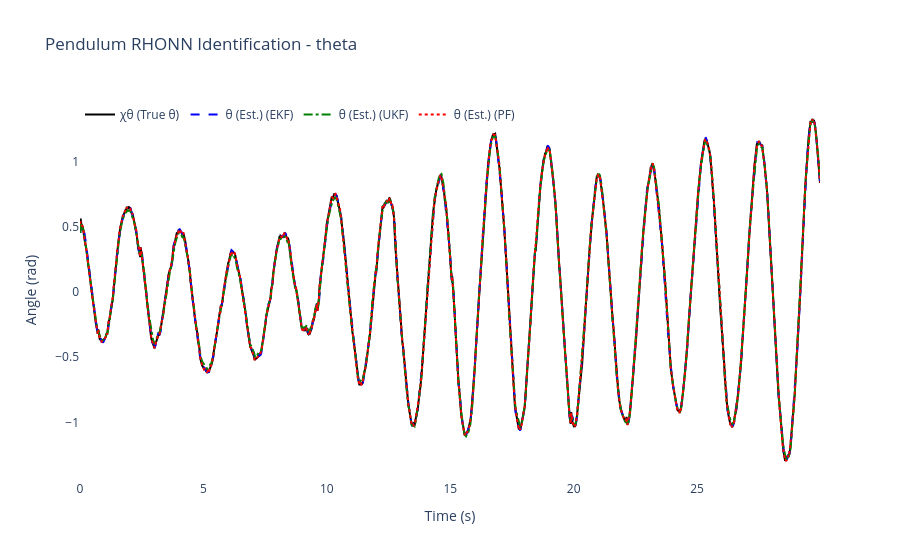
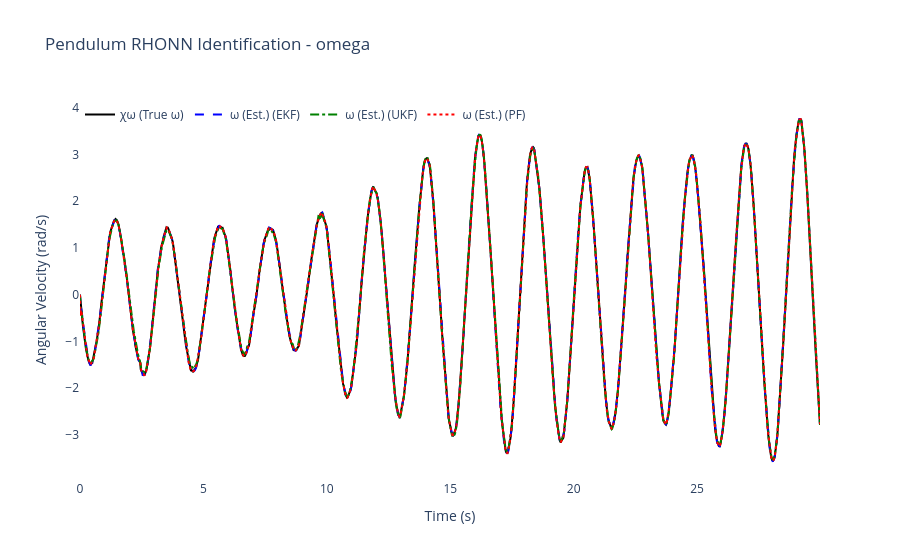
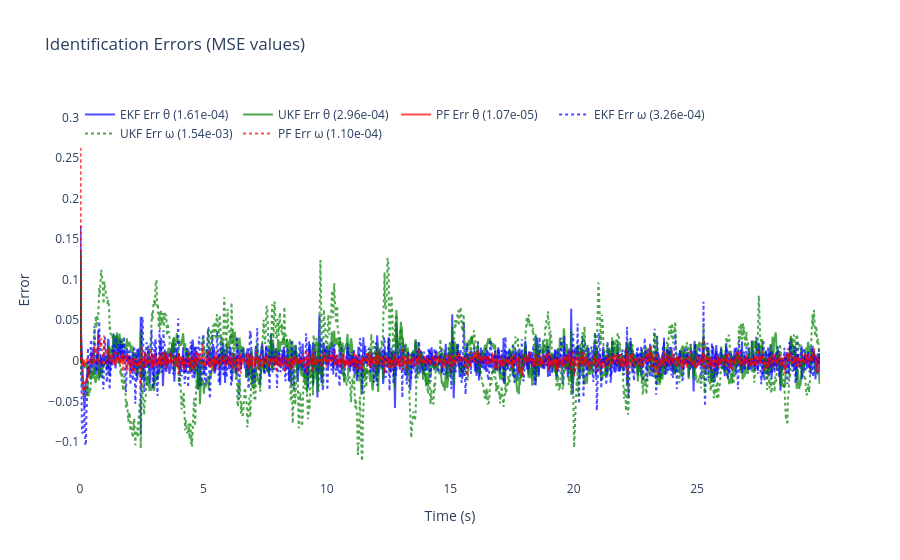
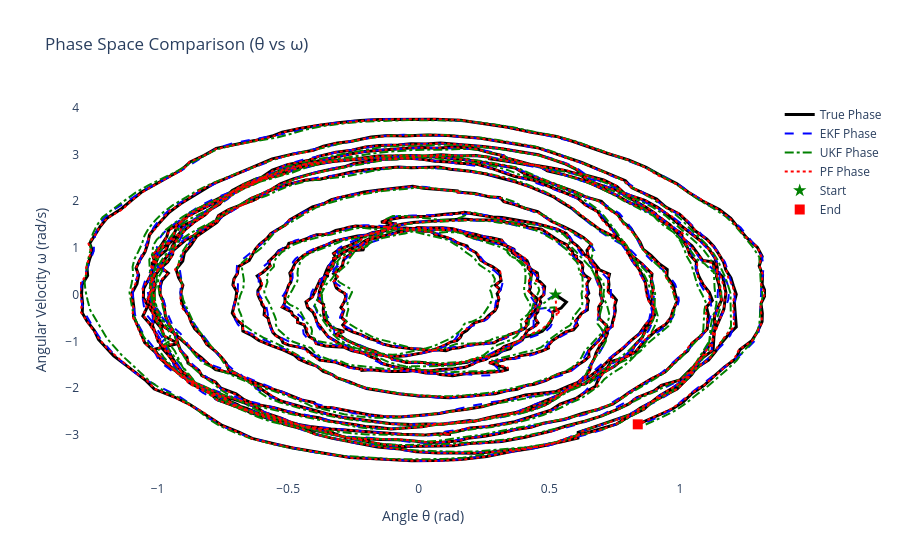

The cell these charts' notebook holds for them, in order:
### Code cell
# ============================================================
# 6) Results & plots for Nonlinear Pendulum
# ============================================================

mse_theta_ekf = np.mean((x_true[:, 0] - x_hat_ekf[:, 0])**2)
mse_omega_ekf = np.mean((x_true[:, 1] - x_hat_ekf[:, 1])**2)

mse_theta_ukf = np.mean((x_true[:, 0] - x_hat_ukf[:, 0])**2)
mse_omega_ukf = np.mean((x_true[:, 1] - x_hat_ukf[:, 1])**2)

mse_theta_pf = np.mean((x_true[:, 0] - x_hat_pf[:, 0])**2)
mse_omega_pf = np.mean((x_true[:, 1] - x_hat_pf[:, 1])**2)

mse_total_ekf = mse_theta_ekf + mse_omega_ekf
mse_total_ukf = mse_theta_ukf + mse_omega_ukf
mse_total_pf = mse_theta_pf + mse_omega_pf
mse_totals = {'EKF': mse_total_ekf, 'UKF': mse_total_ukf, 'PF': mse_total_pf}
best_filter = min(mse_totals, key=mse_totals.get)


print("🎯" + "="*65)
print(f"🏆 MEJOR FILTRO: {best_filter} (MSE total: {mse_totals[best_filter]:.6f})")
print(f"🎲 SEMILLA USADA: {RANDOM_SEED}")
print("="*67)


print(f"\nFinal EKF-RHONN Weights:")
for i in range(2):
    state_names = ['theta', 'omega']
    print(f"  Neuron {i+1} ({state_names[i]}): {ekf_trainer.weights[i]}")

print(f"\nFinal UKF-RHONN Weights:")
for i in range(2):
    state_names = ['theta', 'omega']
    print(f"  Neuron {i+1} ({state_names[i]}): {ukf_trainer.weights[i]}")

print(f"\nFinal PF-RHONN Weight Estimates:")
pf_estimates = pf_trainer.get_estimate()
for i in range(2):
    state_names = ['theta', 'omega']
    print(f"  Neuron {i+1} ({state_names[i]}): {pf_estimates[i]}")

print("\n--- Performance Comparison (MSE) ---")
print(f"EKF MSE theta: {mse_theta_ekf:.6f}")
print(f"EKF MSE omega: {mse_omega_ekf:.6f}")
print(f"UKF MSE theta: {mse_theta_ukf:.6f}")
print(f"UKF MSE omega: {mse_omega_ukf:.6f}")
print(f"PF  MSE theta: {mse_theta_pf:.6f}")
print(f"PF  MSE omega: {mse_omega_pf:.6f}")

states_info = [
    {'idx': 0, 'var': 'theta', 'desc': 'Angle', 'y_label': 'Angle (rad)', 'chi': 'χθ (True θ)', 'x': 'θ (Est.)'},
    {'idx': 1, 'var': 'omega', 'desc': 'Angular Velocity', 'y_label': 'Angular Velocity (rad/s)', 'chi': 'χω (True ω)', 'x': 'ω (Est.)'}
]

for state_info in states_info:
    i = state_info['idx']
    trace_plant = go.Scatter(x=t_history, y=x_true[:, i], mode='lines', name=state_info['chi'], line=dict(color='black', width=2))
    trace_ekf = go.Scatter(x=t_history, y=x_hat_ekf[:, i], mode='lines', name=f"{state_info['x']} (EKF)", line=dict(dash='dash', color='blue'))
    trace_ukf = go.Scatter(x=t_history, y=x_hat_ukf[:, i], mode='lines', name=f"{state_info['x']} (UKF)", line=dict(dash='dashdot', color='green'))
    trace_pf = go.Scatter(x=t_history, y=x_hat_pf[:, i], mode='lines', name=f"{state_info['x']} (PF)", line=dict(dash='dot', color='red'))
    fig = go.Figure([trace_plant, trace_ekf, trace_ukf, trace_pf])
    fig.update_layout(title=f'Pendulum RHONN Identification - {state_info["var"]}', xaxis_title='Time (s)', yaxis_title=state_info['y_label'], legend=dict(x=0, y=1, orientation='h'), font=dict(size=12), plot_bgcolor='white', paper_bgcolor='white')
    fig.show()

error_theta_ekf = x_true[:, 0] - x_hat_ekf[:, 0]
error_omega_ekf = x_true[:, 1] - x_hat_ekf[:, 1]
error_theta_ukf = x_true[:, 0] - x_hat_ukf[:, 0]
error_omega_ukf = x_true[:, 1] - x_hat_ukf[:, 1]
error_theta_pf = x_true[:, 0] - x_hat_pf[:, 0]
error_omega_pf = x_true[:, 1] - x_hat_pf[:, 1]

fig2 = go.Figure()
fig2.add_trace(go.Scatter(x=t_history, y=error_theta_ekf, mode='lines', name=f'EKF Err θ ({mse_theta_ekf:.2e})', opacity=0.7, line=dict(color='blue')))
fig2.add_trace(go.Scatter(x=t_history, y=error_theta_ukf, mode='lines', name=f'UKF Err θ ({mse_theta_ukf:.2e})', opacity=0.7, line=dict(color='green')))
fig2.add_trace(go.Scatter(x=t_history, y=error_theta_pf, mode='lines', name=f'PF Err θ ({mse_theta_pf:.2e})', opacity=0.7, line=dict(color='red')))
fig2.add_trace(go.Scatter(x=t_history, y=error_omega_ekf, mode='lines', name=f'EKF Err ω ({mse_omega_ekf:.2e})', opacity=0.7, line=dict(color='blue', dash='dot')))
fig2.add_trace(go.Scatter(x=t_history, y=error_omega_ukf, mode='lines', name=f'UKF Err ω ({mse_omega_ukf:.2e})', opacity=0.7, line=dict(color='green', dash='dot')))
fig2.add_trace(go.Scatter(x=t_history, y=error_omega_pf, mode='lines', name=f'PF Err ω ({mse_omega_pf:.2e})', opacity=0.7, line=dict(color='red', dash='dot')))
fig2.update_layout(title='Identification Errors (MSE values)', xaxis_title='Time (s)', yaxis_title='Error', legend=dict(x=0, y=1, orientation='h'), font=dict(size=12), plot_bgcolor='white', paper_bgcolor='white')
fig2.show()

# Phase space plot (θ vs ω)
fig_phase = go.Figure()
fig_phase.add_trace(go.Scatter(x=x_true[:, 0], y=x_true[:, 1], mode='lines', name='True Phase', line=dict(color='black', width=3)))
fig_phase.add_trace(go.Scatter(x=x_hat_ekf[:, 0], y=x_hat_ekf[:, 1], mode='lines', name='EKF Phase', line=dict(color='blue', width=2, dash='dash')))
fig_phase.add_trace(go.Scatter(x=x_hat_ukf[:, 0], y=x_hat_ukf[:, 1], mode='lines', name='UKF Phase', line=dict(color='green', width=2, dash='dashdot')))
fig_phase.add_trace(go.Scatter(x=x_hat_pf[:, 0], y=x_hat_pf[:, 1], mode='lines', name='PF Phase', line=dict(color='red', width=2, dash='dot')))
fig_phase.add_trace(go.Scatter(x=[x_true[0, 0]], y=[x_true[0, 1]], mode='markers', name='Start', marker=dict(color='green', size=10, symbol='star')))
fig_phase.add_trace(go.Scatter(x=[x_true[-1, 0]], y=[x_true[-1, 1]], mode='markers', name='End', marker=dict(color='red', size=10, symbol='square')))
fig_phase.update_layout(title='Phase Space Comparison (θ vs ω)', xaxis_title='Angle θ (rad)', yaxis_title='Angular Velocity ω (rad/s)', font=dict(size=12), plot_bgcolor='white', paper_bgcolor='white', showlegend=True)
fig_phase.show()


# === RESUMEN DE RENDIMIENTO CON SEMILLA ===
print("\n📊 MSE Desglosado por Filtro:")
print(f"   EKF: {mse_total_ekf:.6f}  |  UKF: {mse_total_ukf:.6f}  |  PF: {mse_total_pf:.6f}")
print(f"\n💡 Para reproducir estos resultados:")
print(f"   Principal: RANDOM_SEED = {RANDOM_SEED}")
print(f"   DE Optim.: DE_SEED = {(RANDOM_SEED + 12345) % 100000}")
print(f"   (Cambia línea 8 en celda 4 para usar semilla principal)")

# --- Parameter summary ---
print("\n--- Optimized Parameter Summary ---")
print(f"EKF params: Q={ekf_trainer.Q[0][0,0]:.3e} R={ekf_trainer.R[0][0]:.3e} P0~{ekf_trainer.P[0][0,0]:.3e} eta={ekf_trainer.eta:.3f}")
print(f"UKF params: alpha={ukf_trainer.alpha:.3e} eta={ukf_trainer.eta:.3f} Qdiag={ukf_trainer.Q[0][0,0]:.3e} R={ukf_trainer.R[0][0]:.3e}")
print(f"PF params: Q_std={pf_trainer.Q_std} R_std={pf_trainer.R_std} ESS_th={pf_trainer.ess_threshold:.1f} n_particles={pf_trainer.n_particles}")

print("\nOptimization + simulation complete.")

# 58865

### Figure 1 — Plotly figure (JSON) as saved in the notebook; plotly's stock layout.template omitted (floating-point values rounded to 4 significant figures; data arrays with more than 128 entries replaced by an {"elided": "..."} marker saying what was removed)
{"data": [{"line": {"color": "black", "width": 2}, "mode": "lines", "name": "χθ (True θ)", "type": "scatter", "x": {"elided": "1500 float values"}, "y": {"elided": "1500 float values"}}, {"line": {"color": "blue", "dash": "dash"}, "mode": "lines", "name": "θ (Est.) (EKF)", "type": "scatter", "x": {"elided": "1500 float values"}, "y": {"elided": "1500 float values"}}, {"line": {"color": "green", "dash": "dashdot"}, "mode": "lines", "name": "θ (Est.) (UKF)", "type": "scatter", "x": {"elided": "1500 float values"}, "y": {"elided": "1500 float values"}}, {"line": {"color": "red", "dash": "dot"}, "mode": "lines", "name": "θ (Est.) (PF)", "type": "scatter", "x": {"elided": "1500 float values"}, "y": {"elided": "1500 float values"}}], "layout": {"font": {"size": 12}, "legend": {"orientation": "h", "x": 0, "y": 1}, "paper_bgcolor": "white", "plot_bgcolor": "white", "title": {"text": "Pendulum RHONN Identification - theta"}, "xaxis": {"title": {"text": "Time (s)"}}, "yaxis": {"title": {"text": "Angle (rad)"}}}}

### Figure 2 — Plotly figure (JSON) as saved in the notebook; plotly's stock layout.template omitted (floating-point values rounded to 4 significant figures; data arrays with more than 128 entries replaced by an {"elided": "..."} marker saying what was removed)
{"data": [{"line": {"color": "black", "width": 2}, "mode": "lines", "name": "χω (True ω)", "type": "scatter", "x": {"elided": "1500 float values"}, "y": {"elided": "1500 float values"}}, {"line": {"color": "blue", "dash": "dash"}, "mode": "lines", "name": "ω (Est.) (EKF)", "type": "scatter", "x": {"elided": "1500 float values"}, "y": {"elided": "1500 float values"}}, {"line": {"color": "green", "dash": "dashdot"}, "mode": "lines", "name": "ω (Est.) (UKF)", "type": "scatter", "x": {"elided": "1500 float values"}, "y": {"elided": "1500 float values"}}, {"line": {"color": "red", "dash": "dot"}, "mode": "lines", "name": "ω (Est.) (PF)", "type": "scatter", "x": {"elided": "1500 float values"}, "y": {"elided": "1500 float values"}}], "layout": {"font": {"size": 12}, "legend": {"orientation": "h", "x": 0, "y": 1}, "paper_bgcolor": "white", "plot_bgcolor": "white", "title": {"text": "Pendulum RHONN Identification - omega"}, "xaxis": {"title": {"text": "Time (s)"}}, "yaxis": {"title": {"text": "Angular Velocity (rad/s)"}}}}

### Figure 3 — Plotly figure (JSON) as saved in the notebook; plotly's stock layout.template omitted (floating-point values rounded to 4 significant figures; data arrays with more than 128 entries replaced by an {"elided": "..."} marker saying what was removed)
{"data": [{"line": {"color": "blue"}, "mode": "lines", "name": "EKF Err θ (1.61e-04)", "opacity": 0.7, "type": "scatter", "x": {"elided": "1500 float values"}, "y": {"elided": "1500 float values"}}, {"line": {"color": "green"}, "mode": "lines", "name": "UKF Err θ (2.96e-04)", "opacity": 0.7, "type": "scatter", "x": {"elided": "1500 float values"}, "y": {"elided": "1500 float values"}}, {"line": {"color": "red"}, "mode": "lines", "name": "PF Err θ (1.07e-05)", "opacity": 0.7, "type": "scatter", "x": {"elided": "1500 float values"}, "y": {"elided": "1500 float values"}}, {"line": {"color": "blue", "dash": "dot"}, "mode": "lines", "name": "EKF Err ω (3.26e-04)", "opacity": 0.7, "type": "scatter", "x": {"elided": "1500 float values"}, "y": {"elided": "1500 float values"}}, {"line": {"color": "green", "dash": "dot"}, "mode": "lines", "name": "UKF Err ω (1.54e-03)", "opacity": 0.7, "type": "scatter", "x": {"elided": "1500 float values"}, "y": {"elided": "1500 float values"}}, {"line": {"color": "red", "dash": "dot"}, "mode": "lines", "name": "PF Err ω (1.10e-04)", "opacity": 0.7, "type": "scatter", "x": {"elided": "1500 float values"}, "y": {"elided": "1500 float values"}}], "layout": {"font": {"size": 12}, "legend": {"orientation": "h", "x": 0, "y": 1}, "paper_bgcolor": "white", "plot_bgcolor": "white", "title": {"text": "Identification Errors (MSE values)"}, "xaxis": {"title": {"text": "Time (s)"}}, "yaxis": {"title": {"text": "Error"}}}}

### Figure 4 — Plotly figure (JSON) as saved in the notebook; plotly's stock layout.template omitted (floating-point values rounded to 4 significant figures; data arrays with more than 128 entries replaced by an {"elided": "..."} marker saying what was removed)
{"data": [{"line": {"color": "black", "width": 3}, "mode": "lines", "name": "True Phase", "type": "scatter", "x": {"elided": "1500 float values"}, "y": {"elided": "1500 float values"}}, {"line": {"color": "blue", "dash": "dash", "width": 2}, "mode": "lines", "name": "EKF Phase", "type": "scatter", "x": {"elided": "1500 float values"}, "y": {"elided": "1500 float values"}}, {"line": {"color": "green", "dash": "dashdot", "width": 2}, "mode": "lines", "name": "UKF Phase", "type": "scatter", "x": {"elided": "1500 float values"}, "y": {"elided": "1500 float values"}}, {"line": {"color": "red", "dash": "dot", "width": 2}, "mode": "lines", "name": "PF Phase", "type": "scatter", "x": {"elided": "1500 float values"}, "y": {"elided": "1500 float values"}}, {"marker": {"color": "green", "size": 10, "symbol": "star"}, "mode": "markers", "name": "Start", "type": "scatter", "x": [0.5236], "y": [0]}, {"marker": {"color": "red", "size": 10, "symbol": "square"}, "mode": "markers", "name": "End", "type": "scatter", "x": [0.8387], "y": [-2.772]}], "layout": {"font": {"size": 12}, "paper_bgcolor": "white", "plot_bgcolor": "white", "showlegend": true, "title": {"text": "Phase Space Comparison (θ vs ω)"}, "xaxis": {"title": {"text": "Angle θ (rad)"}}, "yaxis": {"title": {"text": "Angular Velocity ω (rad/s)"}}}}
